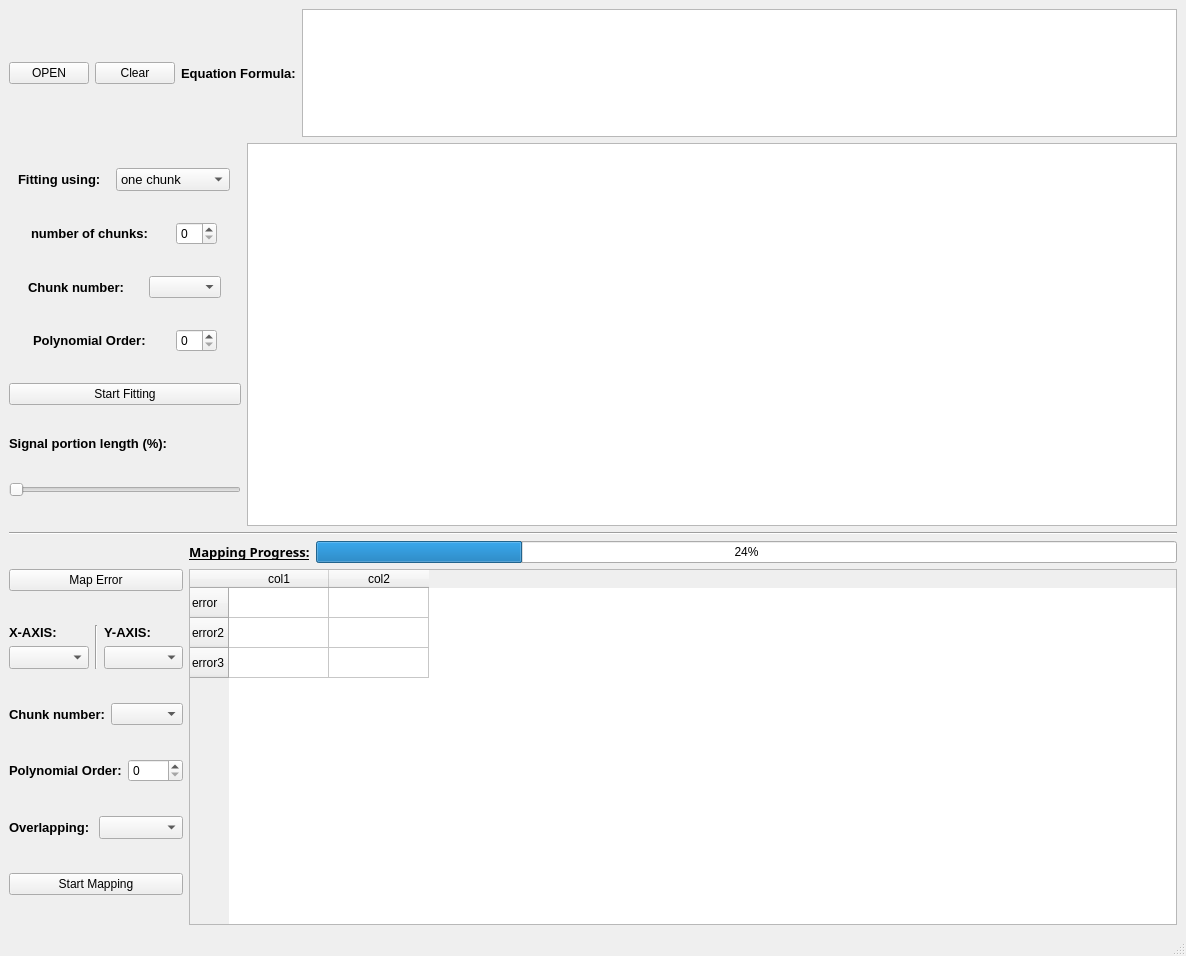
<?xml version="1.0" encoding="UTF-8"?>
<ui version="4.0">
 <class>MainWindow</class>
 <widget class="QMainWindow" name="MainWindow">
  <property name="geometry">
   <rect>
    <x>0</x>
    <y>0</y>
    <width>1186</width>
    <height>956</height>
   </rect>
  </property>
  <property name="windowTitle">
   <string>MainWindow</string>
  </property>
  <widget class="QWidget" name="centralwidget">
   <layout class="QGridLayout" name="gridLayout">
    <item row="0" column="0">
     <layout class="QVBoxLayout" name="verticalLayout_6" stretch="10,30,0,30">
      <item>
       <layout class="QHBoxLayout" name="horizontalLayout">
        <item>
         <widget class="QPushButton" name="OPEN">
          <property name="text">
           <string>OPEN</string>
          </property>
         </widget>
        </item>
        <item>
         <widget class="QPushButton" name="CLEAR">
          <property name="text">
           <string>Clear</string>
          </property>
         </widget>
        </item>
        <item>
         <widget class="QLabel" name="label">
          <property name="font">
           <font>
            <pointsize>10</pointsize>
            <weight>75</weight>
            <bold>true</bold>
           </font>
          </property>
          <property name="text">
           <string>Equation Formula:</string>
          </property>
         </widget>
        </item>
        <item>
         <widget class="QGraphicsView" name="graphicsView_2"/>
        </item>
       </layout>
      </item>
      <item>
       <layout class="QHBoxLayout" name="horizontalLayout_6" stretch="20,80">
        <item>
         <layout class="QVBoxLayout" name="verticalLayout">
          <item>
           <layout class="QHBoxLayout" name="horizontalLayout_2">
            <item>
             <widget class="QLabel" name="label_2">
              <property name="sizePolicy">
               <sizepolicy hsizetype="Fixed" vsizetype="Preferred">
                <horstretch>0</horstretch>
                <verstretch>0</verstretch>
               </sizepolicy>
              </property>
              <property name="font">
               <font>
                <pointsize>10</pointsize>
                <weight>75</weight>
                <bold>true</bold>
               </font>
              </property>
              <property name="text">
               <string>Fitting using:</string>
              </property>
             </widget>
            </item>
            <item>
             <widget class="QComboBox" name="FITTNG_USING_COMBO">
              <property name="sizePolicy">
               <sizepolicy hsizetype="Fixed" vsizetype="Fixed">
                <horstretch>0</horstretch>
                <verstretch>0</verstretch>
               </sizepolicy>
              </property>
              <property name="font">
               <font>
                <pointsize>10</pointsize>
               </font>
              </property>
              <item>
               <property name="text">
                <string>one chunk</string>
               </property>
              </item>
              <item>
               <property name="text">
                <string>multiple chunk</string>
               </property>
              </item>
             </widget>
            </item>
           </layout>
          </item>
          <item>
           <layout class="QHBoxLayout" name="horizontalLayout_3">
            <item>
             <widget class="QLabel" name="label_3">
              <property name="sizePolicy">
               <sizepolicy hsizetype="Fixed" vsizetype="Preferred">
                <horstretch>0</horstretch>
                <verstretch>0</verstretch>
               </sizepolicy>
              </property>
              <property name="font">
               <font>
                <pointsize>10</pointsize>
                <weight>75</weight>
                <bold>true</bold>
               </font>
              </property>
              <property name="text">
               <string>number of chunks:</string>
              </property>
             </widget>
            </item>
            <item>
             <widget class="QSpinBox" name="CHUNKS_NUMBER">
              <property name="sizePolicy">
               <sizepolicy hsizetype="Fixed" vsizetype="Fixed">
                <horstretch>0</horstretch>
                <verstretch>0</verstretch>
               </sizepolicy>
              </property>
             </widget>
            </item>
           </layout>
          </item>
          <item>
           <layout class="QHBoxLayout" name="horizontalLayout_4">
            <item>
             <widget class="QLabel" name="label_11">
              <property name="sizePolicy">
               <sizepolicy hsizetype="Fixed" vsizetype="Preferred">
                <horstretch>0</horstretch>
                <verstretch>0</verstretch>
               </sizepolicy>
              </property>
              <property name="font">
               <font>
                <pointsize>10</pointsize>
                <weight>75</weight>
                <bold>true</bold>
               </font>
              </property>
              <property name="text">
               <string>Chunk number:</string>
              </property>
             </widget>
            </item>
            <item>
             <widget class="QComboBox" name="comboBox">
              <property name="sizePolicy">
               <sizepolicy hsizetype="Fixed" vsizetype="Fixed">
                <horstretch>0</horstretch>
                <verstretch>0</verstretch>
               </sizepolicy>
              </property>
             </widget>
            </item>
           </layout>
          </item>
          <item>
           <layout class="QHBoxLayout" name="horizontalLayout_5">
            <item>
             <widget class="QLabel" name="label_4">
              <property name="sizePolicy">
               <sizepolicy hsizetype="Fixed" vsizetype="Preferred">
                <horstretch>0</horstretch>
                <verstretch>0</verstretch>
               </sizepolicy>
              </property>
              <property name="font">
               <font>
                <pointsize>10</pointsize>
                <weight>75</weight>
                <bold>true</bold>
               </font>
              </property>
              <property name="text">
               <string>Polynomial Order:</string>
              </property>
             </widget>
            </item>
            <item>
             <widget class="QSpinBox" name="FIT_POLYNOMIAL_ORDER">
              <property name="sizePolicy">
               <sizepolicy hsizetype="Fixed" vsizetype="Fixed">
                <horstretch>0</horstretch>
                <verstretch>0</verstretch>
               </sizepolicy>
              </property>
             </widget>
            </item>
           </layout>
          </item>
          <item>
           <widget class="QPushButton" name="START_FITTING">
            <property name="sizePolicy">
             <sizepolicy hsizetype="Minimum" vsizetype="Fixed">
              <horstretch>0</horstretch>
              <verstretch>0</verstretch>
             </sizepolicy>
            </property>
            <property name="text">
             <string>Start Fitting</string>
            </property>
           </widget>
          </item>
          <item>
           <widget class="QLabel" name="label_10">
            <property name="sizePolicy">
             <sizepolicy hsizetype="Fixed" vsizetype="Fixed">
              <horstretch>0</horstretch>
              <verstretch>0</verstretch>
             </sizepolicy>
            </property>
            <property name="font">
             <font>
              <pointsize>10</pointsize>
              <weight>75</weight>
              <bold>true</bold>
             </font>
            </property>
            <property name="text">
             <string>Signal portion length (%):</string>
            </property>
           </widget>
          </item>
          <item>
           <widget class="QSlider" name="CLIPPING_SLIDER">
            <property name="orientation">
             <enum>Qt::Horizontal</enum>
            </property>
           </widget>
          </item>
         </layout>
        </item>
        <item>
         <widget class="QGraphicsView" name="graphicsView"/>
        </item>
       </layout>
      </item>
      <item>
       <widget class="Line" name="line_3">
        <property name="orientation">
         <enum>Qt::Horizontal</enum>
        </property>
       </widget>
      </item>
      <item>
       <layout class="QHBoxLayout" name="horizontalLayout_12">
        <item>
         <layout class="QVBoxLayout" name="verticalLayout_4">
          <item>
           <widget class="QPushButton" name="MAP">
            <property name="text">
             <string>Map Error</string>
            </property>
           </widget>
          </item>
          <item>
           <layout class="QHBoxLayout" name="horizontalLayout_7">
            <item>
             <layout class="QVBoxLayout" name="verticalLayout_2">
              <item>
               <widget class="QLabel" name="label_6">
                <property name="sizePolicy">
                 <sizepolicy hsizetype="Fixed" vsizetype="Fixed">
                  <horstretch>0</horstretch>
                  <verstretch>0</verstretch>
                 </sizepolicy>
                </property>
                <property name="font">
                 <font>
                  <pointsize>10</pointsize>
                  <weight>75</weight>
                  <bold>true</bold>
                 </font>
                </property>
                <property name="text">
                 <string>X-AXIS:</string>
                </property>
               </widget>
              </item>
              <item>
               <widget class="QComboBox" name="X_AXIS_COMBO">
                <property name="font">
                 <font>
                  <pointsize>10</pointsize>
                 </font>
                </property>
               </widget>
              </item>
             </layout>
            </item>
            <item>
             <widget class="Line" name="line_2">
              <property name="orientation">
               <enum>Qt::Vertical</enum>
              </property>
             </widget>
            </item>
            <item>
             <layout class="QVBoxLayout" name="verticalLayout_3">
              <item>
               <widget class="QLabel" name="label_7">
                <property name="sizePolicy">
                 <sizepolicy hsizetype="Fixed" vsizetype="Fixed">
                  <horstretch>0</horstretch>
                  <verstretch>0</verstretch>
                 </sizepolicy>
                </property>
                <property name="font">
                 <font>
                  <pointsize>10</pointsize>
                  <weight>75</weight>
                  <bold>true</bold>
                 </font>
                </property>
                <property name="text">
                 <string>Y-AXIS:</string>
                </property>
               </widget>
              </item>
              <item>
               <widget class="QComboBox" name="Y_AXIS_COMBO">
                <property name="font">
                 <font>
                  <pointsize>10</pointsize>
                 </font>
                </property>
               </widget>
              </item>
             </layout>
            </item>
           </layout>
          </item>
          <item>
           <layout class="QHBoxLayout" name="horizontalLayout_8">
            <item>
             <widget class="QLabel" name="label_12">
              <property name="font">
               <font>
                <pointsize>10</pointsize>
                <weight>75</weight>
                <bold>true</bold>
               </font>
              </property>
              <property name="text">
               <string>Chunk number:</string>
              </property>
             </widget>
            </item>
            <item>
             <widget class="QComboBox" name="MAP_CHUNK_NUMBER"/>
            </item>
           </layout>
          </item>
          <item>
           <layout class="QHBoxLayout" name="horizontalLayout_9">
            <item>
             <widget class="QLabel" name="label_8">
              <property name="font">
               <font>
                <pointsize>10</pointsize>
                <weight>75</weight>
                <bold>true</bold>
               </font>
              </property>
              <property name="text">
               <string>Polynomial Order:</string>
              </property>
             </widget>
            </item>
            <item>
             <widget class="QSpinBox" name="MAP_POLYNOMIAL_ORDER"/>
            </item>
           </layout>
          </item>
          <item>
           <layout class="QHBoxLayout" name="horizontalLayout_10">
            <item>
             <widget class="QLabel" name="label_9">
              <property name="font">
               <font>
                <pointsize>10</pointsize>
                <weight>75</weight>
                <bold>true</bold>
               </font>
              </property>
              <property name="text">
               <string>Overlapping:</string>
              </property>
             </widget>
            </item>
            <item>
             <widget class="QComboBox" name="OVERLAP_COMBO">
              <property name="font">
               <font>
                <pointsize>10</pointsize>
               </font>
              </property>
             </widget>
            </item>
           </layout>
          </item>
          <item>
           <widget class="QPushButton" name="START_MAPPING">
            <property name="text">
             <string>Start Mapping</string>
            </property>
           </widget>
          </item>
         </layout>
        </item>
        <item>
         <layout class="QVBoxLayout" name="verticalLayout_5">
          <item>
           <layout class="QHBoxLayout" name="horizontalLayout_11">
            <item>
             <widget class="QLabel" name="label_5">
              <property name="font">
               <font>
                <family>Sitka Small</family>
                <pointsize>10</pointsize>
                <weight>75</weight>
                <bold>true</bold>
                <underline>true</underline>
               </font>
              </property>
              <property name="text">
               <string>Mapping Progress:</string>
              </property>
             </widget>
            </item>
            <item>
             <widget class="QProgressBar" name="progressBar">
              <property name="value">
               <number>24</number>
              </property>
             </widget>
            </item>
           </layout>
          </item>
          <item>
           <widget class="QTableWidget" name="tableWidget">
            <property name="autoFillBackground">
             <bool>false</bool>
            </property>
            <property name="sizeAdjustPolicy">
             <enum>QAbstractScrollArea::AdjustToContents</enum>
            </property>
            <property name="editTriggers">
             <set>QAbstractItemView::NoEditTriggers</set>
            </property>
            <row>
             <property name="text">
              <string>error</string>
             </property>
            </row>
            <row>
             <property name="text">
              <string>error2</string>
             </property>
            </row>
            <row>
             <property name="text">
              <string>error3</string>
             </property>
            </row>
            <column>
             <property name="text">
              <string>col1</string>
             </property>
            </column>
            <column>
             <property name="text">
              <string>col2</string>
             </property>
            </column>
           </widget>
          </item>
         </layout>
        </item>
       </layout>
      </item>
     </layout>
    </item>
   </layout>
  </widget>
  <widget class="QMenuBar" name="menubar">
   <property name="geometry">
    <rect>
     <x>0</x>
     <y>0</y>
     <width>1186</width>
     <height>26</height>
    </rect>
   </property>
  </widget>
  <widget class="QStatusBar" name="statusbar"/>
 </widget>
 <resources/>
 <connections/>
</ui>
